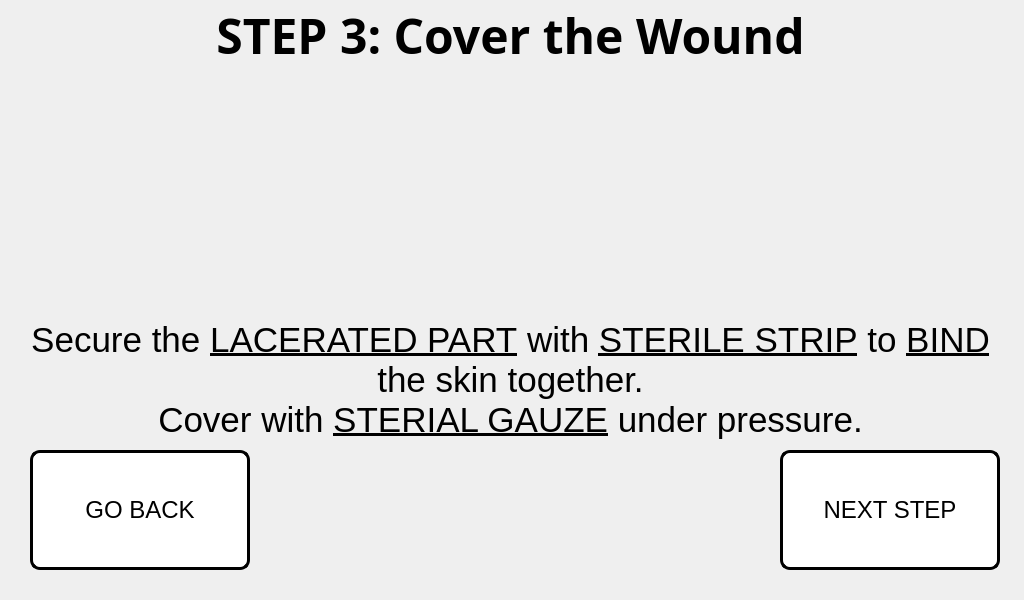
<?xml version="1.0" encoding="UTF-8"?>
<ui version="4.0">
 <class>step_1_window</class>
 <widget class="QMainWindow" name="step_1_window">
  <property name="geometry">
   <rect>
    <x>0</x>
    <y>0</y>
    <width>1024</width>
    <height>600</height>
   </rect>
  </property>
  <property name="minimumSize">
   <size>
    <width>1024</width>
    <height>600</height>
   </size>
  </property>
  <property name="maximumSize">
   <size>
    <width>1024</width>
    <height>600</height>
   </size>
  </property>
  <property name="windowTitle">
   <string>Step 1 Procedure</string>
  </property>
  <widget class="QWidget" name="centralwidget">
   <widget class="QLabel" name="title_step">
    <property name="geometry">
     <rect>
      <x>5</x>
      <y>0</y>
      <width>1011</width>
      <height>71</height>
     </rect>
    </property>
    <property name="font">
     <font>
      <family>Unispace</family>
      <pointsize>18</pointsize>
      <weight>75</weight>
      <bold>true</bold>
     </font>
    </property>
    <property name="text">
     <string>&lt;html&gt;&lt;head/&gt;&lt;body&gt;&lt;p align=&quot;center&quot;&gt;&lt;span style=&quot; font-size:36pt;&quot;&gt;STEP 3: Cover the Wound&lt;/span&gt;&lt;/p&gt;&lt;/body&gt;&lt;/html&gt;</string>
    </property>
    <property name="alignment">
     <set>Qt::AlignCenter</set>
    </property>
   </widget>
   <widget class="QLabel" name="text_steps">
    <property name="geometry">
     <rect>
      <x>20</x>
      <y>310</y>
      <width>981</width>
      <height>141</height>
     </rect>
    </property>
    <property name="font">
     <font>
      <pointsize>14</pointsize>
     </font>
    </property>
    <property name="text">
     <string>&lt;html&gt;&lt;head/&gt;&lt;body&gt;&lt;p align=&quot;center&quot;&gt;&lt;span style=&quot; font-size:26pt;&quot;&gt;Secure the &lt;/span&gt;&lt;span style=&quot; font-size:26pt; text-decoration: underline;&quot;&gt;LACERATED PART&lt;/span&gt;&lt;span style=&quot; font-size:26pt;&quot;&gt; with &lt;/span&gt;&lt;span style=&quot; font-size:26pt; text-decoration: underline;&quot;&gt;STERILE STRIP&lt;/span&gt;&lt;span style=&quot; font-size:26pt;&quot;&gt; to &lt;/span&gt;&lt;span style=&quot; font-size:26pt; text-decoration: underline;&quot;&gt;BIND&lt;/span&gt;&lt;span style=&quot; font-size:26pt;&quot;&gt;&lt;br/&gt;the skin together.&lt;br/&gt;Cover with &lt;/span&gt;&lt;span style=&quot; font-size:26pt; text-decoration: underline;&quot;&gt;STERIAL GAUZE&lt;/span&gt;&lt;span style=&quot; font-size:26pt;&quot;&gt; under pressure.&lt;/span&gt;&lt;/p&gt;&lt;/body&gt;&lt;/html&gt;</string>
    </property>
   </widget>
   <widget class="QLabel" name="gif_player_label">
    <property name="geometry">
     <rect>
      <x>330</x>
      <y>70</y>
      <width>360</width>
      <height>240</height>
     </rect>
    </property>
    <property name="minimumSize">
     <size>
      <width>360</width>
      <height>240</height>
     </size>
    </property>
    <property name="maximumSize">
     <size>
      <width>360</width>
      <height>240</height>
     </size>
    </property>
    <property name="font">
     <font>
      <family>Unispace</family>
      <pointsize>16</pointsize>
      <weight>75</weight>
      <bold>true</bold>
     </font>
    </property>
    <property name="frameShape">
     <enum>QFrame::NoFrame</enum>
    </property>
    <property name="lineWidth">
     <number>1</number>
    </property>
    <property name="text">
     <string/>
    </property>
    <property name="alignment">
     <set>Qt::AlignCenter</set>
    </property>
   </widget>
   <widget class="QPushButton" name="next_step_button">
    <property name="geometry">
     <rect>
      <x>780</x>
      <y>450</y>
      <width>220</width>
      <height>120</height>
     </rect>
    </property>
    <property name="minimumSize">
     <size>
      <width>220</width>
      <height>120</height>
     </size>
    </property>
    <property name="maximumSize">
     <size>
      <width>220</width>
      <height>120</height>
     </size>
    </property>
    <property name="font">
     <font>
      <pointsize>18</pointsize>
     </font>
    </property>
    <property name="cursor">
     <cursorShape>PointingHandCursor</cursorShape>
    </property>
    <property name="styleSheet">
     <string notr="true">QPushButton:hover:!pressed
{
  background-color: rgb(195,30,60);
}

QPushButton
{
  background-color: white;
color: black;
border-style: outset;
border-width: 3px;
border-radius:10px;
border-color: black;
}</string>
    </property>
    <property name="text">
     <string>NEXT STEP</string>
    </property>
   </widget>
   <widget class="QPushButton" name="go_back_button">
    <property name="geometry">
     <rect>
      <x>30</x>
      <y>450</y>
      <width>220</width>
      <height>120</height>
     </rect>
    </property>
    <property name="minimumSize">
     <size>
      <width>220</width>
      <height>120</height>
     </size>
    </property>
    <property name="maximumSize">
     <size>
      <width>220</width>
      <height>120</height>
     </size>
    </property>
    <property name="font">
     <font>
      <pointsize>18</pointsize>
     </font>
    </property>
    <property name="styleSheet">
     <string notr="true">QPushButton:hover:!pressed
{
  background-color: rgb(195,30,60);
}

QPushButton
{
  background-color: white;
color: black;
border-style: outset;
border-width: 3px;
border-radius:10px;
border-color: black;
}</string>
    </property>
    <property name="text">
     <string>GO BACK</string>
    </property>
   </widget>
   <widget class="QLabel" name="label">
    <property name="geometry">
     <rect>
      <x>0</x>
      <y>0</y>
      <width>1024</width>
      <height>600</height>
     </rect>
    </property>
    <property name="minimumSize">
     <size>
      <width>1024</width>
      <height>600</height>
     </size>
    </property>
    <property name="maximumSize">
     <size>
      <width>1024</width>
      <height>600</height>
     </size>
    </property>
    <property name="text">
     <string/>
    </property>
    <property name="pixmap">
     <pixmap>../pictures/program_pictures/main_wallpaper.png</pixmap>
    </property>
   </widget>
   <zorder>label</zorder>
   <zorder>title_step</zorder>
   <zorder>text_steps</zorder>
   <zorder>gif_player_label</zorder>
   <zorder>next_step_button</zorder>
   <zorder>go_back_button</zorder>
  </widget>
 </widget>
 <resources/>
 <connections/>
</ui>
